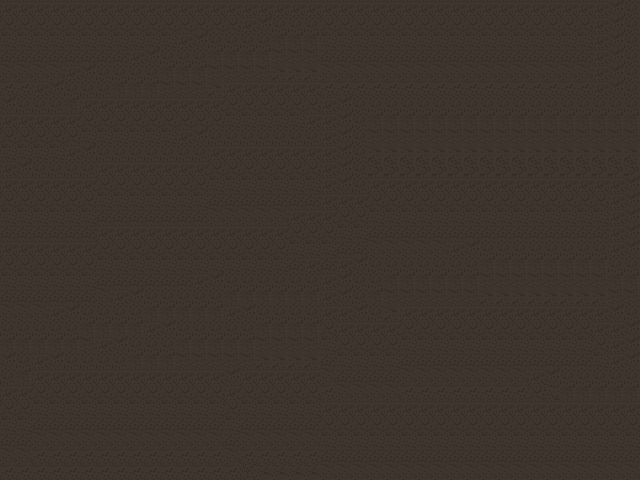

This game map was drawn from its Tiled (.tmx) file and the tilesets committed beside it. A one-line description and the trimmed map source follow:
An orthogonal 40x30 tile map with 16x16 px tiles, 10 tile layers (left1, up, up2, left3, ...), 3 tilesets.

<map version="1.10" tiledversion="1.10.2" orientation="orthogonal" renderorder="right-down" width="40" height="30" tilewidth="16" tileheight="16" infinite="0" nextlayerid="13" nextobjectid="1">
 <tileset firstgid="1" name="mainlevbuild_1" tilewidth="16" tileheight="16" tilecount="4096" columns="64">
  <image source="map2Source/mainlevbuild_1.png" width="1024" height="1024" />
 </tileset>
 <tileset firstgid="4097" name="mainlevbuild_2" tilewidth="16" tileheight="16" tilecount="2048" columns="64">
  <image source="map2Source/mainlevbuild_2.png" width="1024" height="512" />
 </tileset>
 <tileset firstgid="6145" name="Shadows" tilewidth="16" tileheight="16" tilecount="144" columns="12">
  <image source="map1source/Terrain/Ground/Shadows.png" width="192" height="192" />
 </tileset>
 <layer id="6" name="left1" width="40" height="30">
  <data>[1200 cells, 880 non-empty, 41 distinct tile ids]</data>
 </layer>
 <layer id="9" name="up" width="40" height="30">
  <data>[1200 cells, 780 non-empty, 31 distinct tile ids]</data>
 </layer>
 <layer id="10" name="up2" width="40" height="30">
  <data>[1200 cells, 420 non-empty, 57 distinct tile ids]</data>
 </layer>
 <layer id="8" name="left3" width="40" height="30">
  <data>[1200 cells, 320 non-empty, 35 distinct tile ids]</data>
 </layer>
 <layer id="7" name="left2" width="40" height="30">
  <data>[1200 cells, 33 non-empty, 27 distinct tile ids]</data>
 </layer>
 <layer id="3" name="Tile Layer 2" width="40" height="30">
  <data>[1200 cells, 863 non-empty, 4 distinct tile ids]</data>
 </layer>
 <layer id="4" name="Tile Layer 3" width="40" height="30">
  <data>[1200 cells, 440 non-empty, 69 distinct tile ids]</data>
 </layer>
 <layer id="5" name="Tile Layer 4" width="40" height="30">
  <data>[1200 cells, 354 non-empty, 211 distinct tile ids]</data>
 </layer>
 <layer id="11" name="leftUp" width="40" height="30">
  <data>[1200 cells, 600 non-empty, 13 distinct tile ids]</data>
 </layer>
 <layer id="12" name="leftUp2" width="40" height="30">
  <data>[1200 cells, 600 non-empty, 13 distinct tile ids]</data>
 </layer>
</map>
